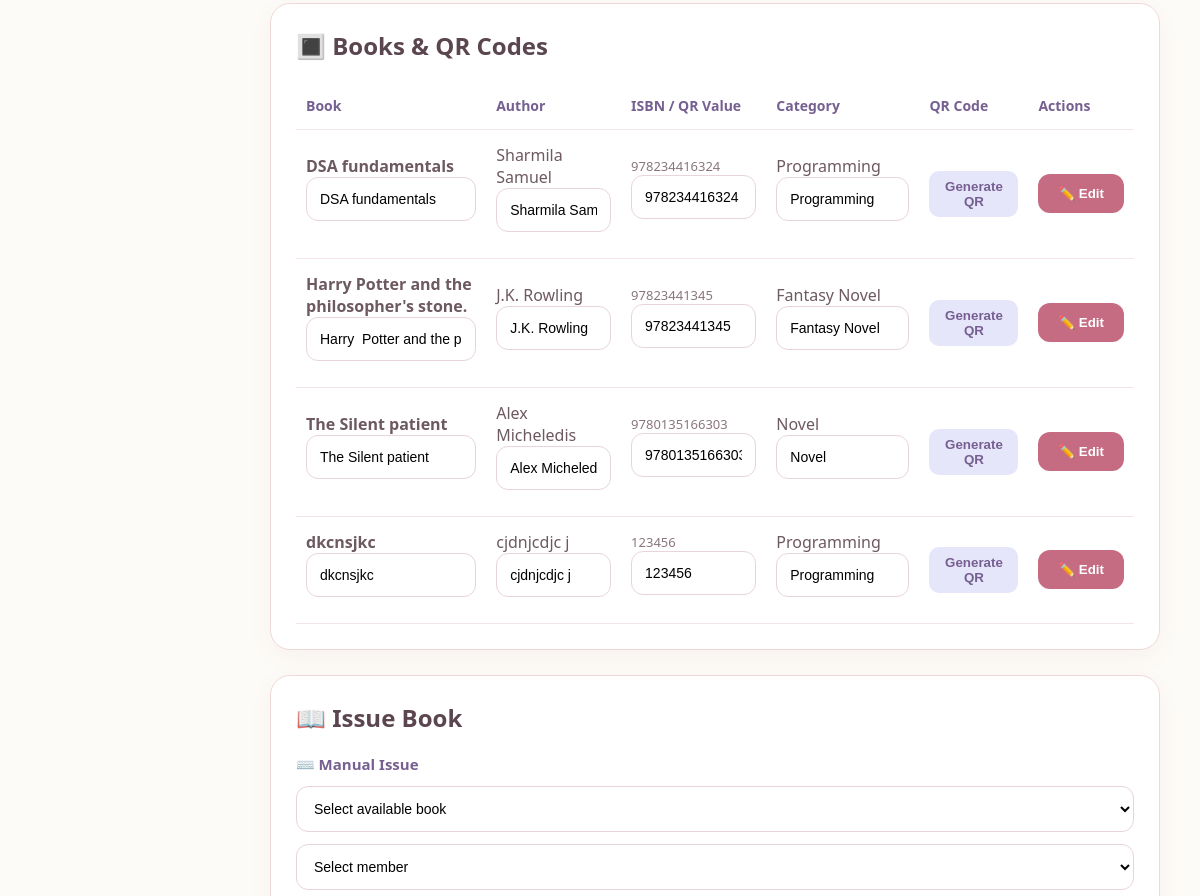
The app's page /admin (signed in, middle part), older data.
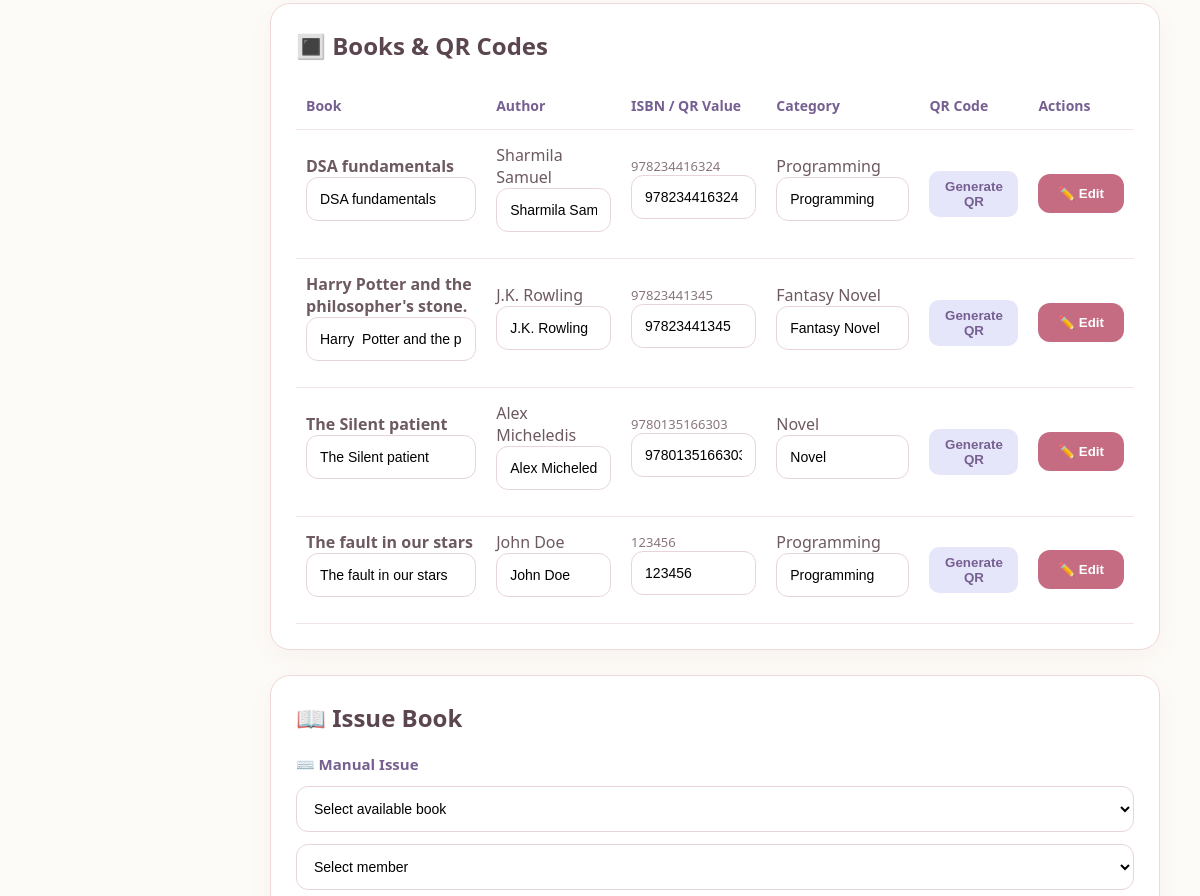
The same page, newer data.
### tables this page shows
CREATE TABLE books (
            id INTEGER PRIMARY KEY AUTOINCREMENT,
            title TEXT NOT NULL,
            author TEXT NOT NULL,
            isbn TEXT UNIQUE NOT NULL,
            category TEXT NOT NULL
        );

### app.py (the view)
@app.route("/admin")
def admin():
    if not session.get("admin_logged_in"):
        return redirect("/login")
    conn = get_db()
    total_books = conn.execute(
        "SELECT COUNT(*) FROM books"
    ).fetchone()[0]
    issued_books = conn.execute("""
        SELECT COUNT(*)
        FROM transactions
        WHERE status = 'Issued'
    """).fetchone()[0]
    returned_books = conn.execute("""
        SELECT COUNT(*)
        FROM transactions
        WHERE status = 'Returned'
    """).fetchone()[0]
    total_members = conn.execute(
        "SELECT COUNT(*) FROM members"
    ).fetchone()[0]
    available_books = total_books - issued_books
    transactions = conn.execute("""
        SELECT
            transactions.id,
            books.title AS book_title,
            members.name AS member_name,
            transactions.issue_date,
            transactions.due_date,
            transactions.return_date,
            transactions.status
        FROM transactions
        JOIN books
            ON books.id = transactions.book_id
        JOIN members
            ON members.id = transactions.member_id
        ORDER BY transactions.id DESC
    """).fetchall()
    books = conn.execute("""
        SELECT *
        FROM books
        ORDER BY title
    """).fetchall()
    members = conn.execute("""
        SELECT *
        FROM members
        ORDER BY name
    """).fetchall()
    available_book_list = conn.execute("""
        SELECT *
        FROM books
        WHERE NOT EXISTS (
            SELECT 1
            FROM transactions
            WHERE transactions.book_id = books.id
            AND transactions.status = 'Issued'
        )
        ORDER BY title
    """).fetchall()
    issued_transactions = conn.execute("""
        SELECT
            transactions.id,
            books.title AS book_title,
            members.name AS member_name,
            transactions.issue_date,
            transactions.due_date
        FROM transactions
        JOIN books
            ON books.id = transactions.book_id
        JOIN members
            ON members.id = transactions.member_id
        WHERE transactions.status = 'Issued'
        ORDER BY books.title
    """).fetchall()
    conn.close()
    return render_template(
        "admin.html",
        total_books=total_books,
        available_books=available_books,
        issued_books=issued_books,
        returned_books=returned_books,
        total_members=total_members,
        transactions=transactions,
        books=books,
        members=members,
        available_book_list=available_book_list,
        issued_transactions=issued_transactions
    )

### app.py (called while the page is built)
def get_db():
    conn = sqlite3.connect(DATABASE)
    conn.row_factory = sqlite3.Row
    return conn

### templates/admin.html (shortened to what the changed rows need)
<!DOCTYPE html>
<html lang="en">
<head>
    <link rel="stylesheet" href="{{ url_for('static', filename='style.css') }}">
</head>
<body>
<main class="main">
    <div class="section" id="books-qr">
        <h2>🔳 Books & QR Codes</h2>
        {% if books %}
        <div class="qr-table">
            <table>
                <thead>
                    <tr>
                        <th>Book</th>
                        <th>Author</th>
                        <th>ISBN / QR Value</th>
                        <th>Category</th>
                        <th>QR Code</th>
                        <th>Actions</th>
                    </tr>
                </thead>
                <tbody>
                    {% for book in books %}
                    <tr id="book-row-{{ book.id }}">
                        <td>
                            <strong class="book-display">
                                {{ book.title }}
                            </strong>
                            <input
                                class="book-edit-input"
                                type="text"
                                name="title"
                                value="{{ book.title }}"
                                form="edit-book-{{ book.id }}"
                                required
                            >
                        </td>
                        <td>
                            <span class="book-display">
                                {{ book.author }}
                            </span>
                            <input
                                class="book-edit-input"
                                type="text"
                                name="author"
                                value="{{ book.author }}"
                                form="edit-book-{{ book.id }}"
                                required
                            >
                        </td>
                        <td class="isbn">
                            <span class="book-display">
                                {{ book.isbn }}
                            </span>
                            <input
                                class="book-edit-input"
                                type="text"
                                name="isbn"
                                value="{{ book.isbn }}"
                                form="edit-book-{{ book.id }}"
                                required
                            >
                        </td>
                        <td>
                            <span class="book-display">
                                {{ book.category }}
                            </span>
                            <input
                                class="book-edit-input"
                                type="text"
                                name="category"
                                value="{{ book.category }}"
                                form="edit-book-{{ book.id }}"
                                required
                            >
                        </td>
                        <td>
                            <button
                                type="button"
                                class="qr-btn"
                                onclick="generateQR(
                                    '{{ book.isbn }}',
                                    'qr-{{ book.id }}',
                                    this
                                )"
                            >
                                Generate QR
                            </button>
                        </td>
                        <td class="book-actions">
                            <button
                                type="button"
                                class="edit-btn"
                                onclick="startEditBook('{{ book.id }}')"
                            >
                                ✏️ Edit
                            </button>
                        </td>
                    </tr>
                    {% endfor %}
                </tbody>
            </table>
        </div>
        {% else %}
        <p>No books added yet.</p>
        {% endif %}
    </div>
    <div class="section">
        <h2>📖 Issue Book</h2>
    </div>
</main>
</body>
</html>

Row changes from the older to the newer data that the page shows:
changed books: title "dkcnsjkc" → "The fault in our stars"; author "cjdnjcdjc j" → "John Doe"
